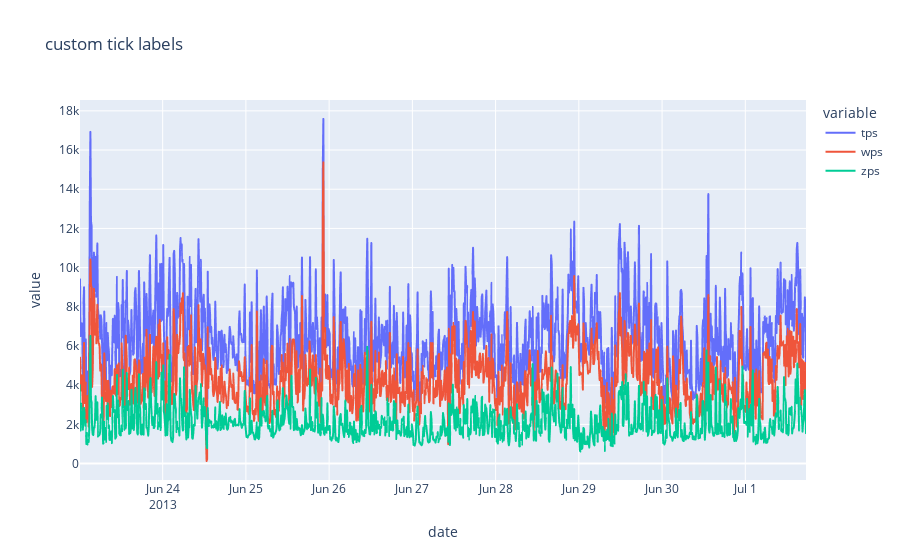

Write notebook code for a chart like this one.
### Code cell
import sqlite3
from pandas import DataFrame
import plotly.express as px

import numpy as np
import joypy
import matplotlib as mpl
import matplotlib.pyplot as plt
import seaborn as sns
import warnings; warnings.filterwarnings(action='once')

large = 22; med = 16; small = 12
params = {'axes.titlesize': large,
          'legend.fontsize': med,
          'figure.figsize': (16, 10),
          'axes.labelsize': med,
          'axes.titlesize': med,
          'xtick.labelsize': med,
          'ytick.labelsize': med,
          'figure.titlesize': large}
plt.rcParams.update(params)
plt.style.use('seaborn-whitegrid')
sns.set_style("white")
%matplotlib inline


con = sqlite3.connect('sarDATA/db/redhat_5.db')
cur = con.cursor()
cur.execute("SELECT * FROM 'IORates.1' where name='localhost.localdomain-007f0100'")
#cur.execute("SELECT * FROM 'IORates.1'")
a = cur.fetchall()
df = DataFrame(a,columns=['name', 'date', 'tps', 'wps', 'zps'])
df1 = df.loc[:,"date":"zps"]
df1 = df.columns[1:]
print(df1)
fig = px.line(df, x='date', y=df.columns[2:],
              hover_data={"date": "|%B %d, %Y"},
              title='custom tick labels')

fig.show()
#fig = px.area(df, x='date', y=df.columns[2:], facet_col="name", facet_col_wrap=2)
#fig.show()

import matplotlib.dates as mdates
myFmt = mdates.DateFormatter('%Y-%m-%d %H:%M:%S')
ax.xaxis.set_major_formatter(myFmt)

# Prepare Data
x = df['date'].values.tolist()
y1 = df['tps'].values.tolist()
y2 = df['zps'].values.tolist()
mycolors = ['tab:red', 'tab:blue', 'tab:green', 'tab:orange', 'tab:brown', 'tab:grey', 'tab:pink', 'tab:olive']      
columns = ['tps', 'zps']

# Draw Plot 
fig, ax = plt.subplots(1, 1, figsize=(16,9), dpi= 80)
ax.fill_between(x, y1=y1, y2=0, label=columns[1], alpha=0.5, color=mycolors[1], linewidth=2)
ax.fill_between(x, y1=y2, y2=0, label=columns[0], alpha=0.5, color=mycolors[0], linewidth=2)

# Decorations
ax.set_title('Personal Savings Rate vs Median Duration of Unemployment', fontsize=18)
ax.set(ylim=[0, 30])
ax.legend(loc='best', fontsize=12)
plt.xticks(x[::50], fontsize=10, horizontalalignment='center')
plt.yticks(np.arange(2.5, 30.0, 2.5), fontsize=10)
plt.xlim(-10, x[-1])

# Draw Tick lines  
for y in np.arange(2.5, 30.0, 2.5):    
    plt.hlines(y, xmin=0, xmax=len(x), colors='black', alpha=0.3, linestyles="--", lw=0.5)

# Lighten borders
plt.gca().spines["top"].set_alpha(0)
plt.gca().spines["bottom"].set_alpha(.3)
plt.gca().spines["right"].set_alpha(0)
plt.gca().spines["left"].set_alpha(.3)
plt.show()

### Figure 1 — Plotly figure (JSON) as saved in the notebook; plotly's stock layout.template omitted (floating-point values rounded to 4 significant figures; data arrays with more than 128 entries replaced by an {"elided": "..."} marker saying what was removed)
{"data": [{"hovertemplate": "variable=tps<br>date=%{x|%B %d, %Y}<br>value=%{y}<extra></extra>", "legendgroup": "tps", "line": {"color": "#636efa", "dash": "solid"}, "mode": "lines", "name": "tps", "showlegend": true, "type": "scattergl", "x": {"elided": "1249 str values"}, "xaxis": "x", "y": {"elided": "1249 float values"}, "yaxis": "y"}, {"hovertemplate": "variable=wps<br>date=%{x|%B %d, %Y}<br>value=%{y}<extra></extra>", "legendgroup": "wps", "line": {"color": "#EF553B", "dash": "solid"}, "mode": "lines", "name": "wps", "showlegend": true, "type": "scattergl", "x": {"elided": "1249 str values"}, "xaxis": "x", "y": {"elided": "1249 float values"}, "yaxis": "y"}, {"hovertemplate": "variable=zps<br>date=%{x|%B %d, %Y}<br>value=%{y}<extra></extra>", "legendgroup": "zps", "line": {"color": "#00cc96", "dash": "solid"}, "mode": "lines", "name": "zps", "showlegend": true, "type": "scattergl", "x": {"elided": "1249 str values"}, "xaxis": "x", "y": {"elided": "1249 float values"}, "yaxis": "y"}], "layout": {"legend": {"title": {"text": "variable"}, "tracegroupgap": 0}, "title": {"text": "custom tick labels"}, "xaxis": {"anchor": "y", "domain": [0, 1], "title": {"text": "date"}}, "yaxis": {"anchor": "x", "domain": [0, 1], "title": {"text": "value"}}}}
